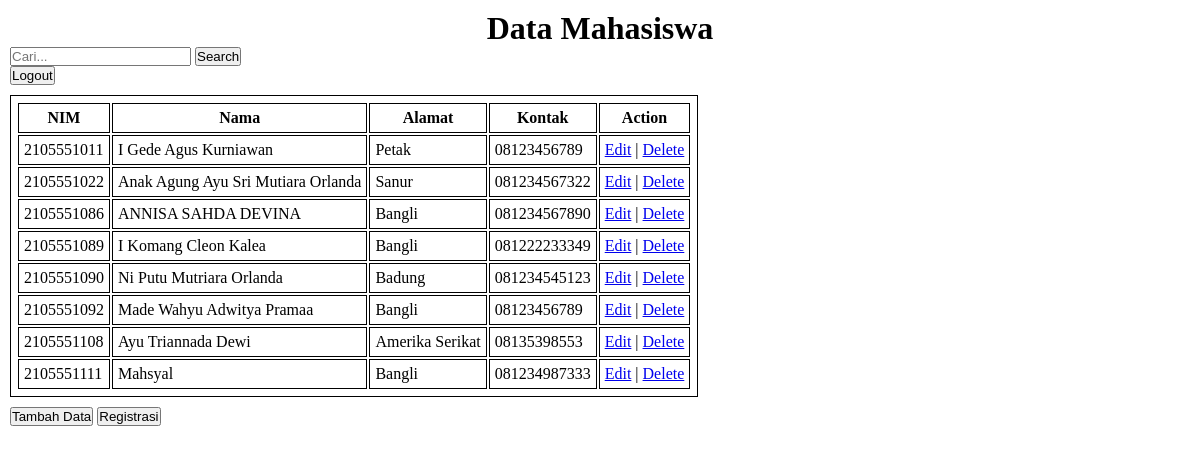
/php/index.php (signed in), run on the app's committed database.
### tables this page shows
CREATE TABLE `mahasiswa` (
  `NIM` int(11) NOT NULL,
  `Namamhs` varchar(255) DEFAULT NULL,
  `Alamatmhs` varchar(255) DEFAULT NULL,
  `Kontakmhs` varchar(20) DEFAULT NULL,
  PRIMARY KEY (`NIM`)
);

### php/fungsi.php (called while the page is built, shortened)
<?php
$host = "localhost";
$port = "3306";
$database = "prodi";
$username = "root";
$password = "";
$conn = mysqli_connect($host, $username, $password, $database, $port);
function query($query){
    global $conn;
    $sql = mysqli_query($conn, $query);
    $result = [];
    while ( $data = mysqli_fetch_array($sql) ) {
        $result[] = $data;
    }
    return $result;
}
?>

### php/index.php (the view, shortened to what this page needs)
<?php
    include "fungsi.php";
    $hasil = query(("SELECT * FROM mahasiswa"));
?>
<!DOCTYPE html>
<html lang="en">
<head>
    <link rel="stylesheet" href="/css/style.css">
    <link rel="stylesheet" href="/css/style.css">
</head>
<body>
    <div class="box">
        <h1 style="text-align:center;">Data Mahasiswa</h1>
        <form action="" method="post">
            <input type="text" placeholder="Cari..." name="cari" id="cari">
            <button type="submit" id="submit" name="submit">Search</button>
        </form>
        <a href="logout.php"><button>Logout</button></a>
        <table>
            <tr>
                <th>NIM</th>
                <th>Nama</th>
                <th>Alamat</th>
                <th>Kontak</th>
                <th>Action</th>
            </tr>
            <?php foreach ($hasil as $value) : ?>
            <tr>
                <td> <?= $value["NIM"]; ?> </td>
                <td> <?= $value["Namamhs"]; ?> </td>
                <td> <?= $value["Alamatmhs"]; ?> </td>
                <td> <?= $value["Kontakmhs"]; ?> </td>
                <td>
                    <a href="edit.php?NIM=<?=$value["NIM"];?>">Edit</a> |
                    <a href="hapus.php?NIM=<?=$value["NIM"];?>" onclick="return confirm('Yakin Mau Hapus?')">Delete</a>
                </td>
            </tr>
            <?php endforeach ?>
        </table>
        <a href="tambah.php"><button>Tambah Data</button></a>
        <a href="regist.php"><button>Registrasi</button></a>
    </div>
</body>
</html>

### css/style.css (style rules this page uses)
* { margin: 0px; padding: 0px; }
table, th, td { margin-top: 10px; border: 1px solid black; padding: 5px; margin-bottom: 10px; }
.box { padding: 10px; }

### data on the page
mahasiswa: NIM "2105551011", Namamhs "I Gede Agus Kurniawan", Alamatmhs "Petak", Kontakmhs "08123456789"
mahasiswa: NIM "2105551022", Namamhs "Anak Agung Ayu Sri Mutiara Orlanda", Alamatmhs "Sanur", Kontakmhs "081234567322"
mahasiswa: NIM "2105551086", Namamhs "ANNISA SAHDA DEVINA", Alamatmhs "Bangli", Kontakmhs "081234567890"
mahasiswa: NIM "2105551089", Namamhs "I Komang Cleon Kalea", Alamatmhs "Bangli", Kontakmhs "081222233349"
mahasiswa: NIM "2105551090", Namamhs "Ni Putu Mutriara Orlanda", Alamatmhs "Badung", Kontakmhs "081234545123"
mahasiswa: NIM "2105551092", Namamhs "Made Wahyu Adwitya Pramaa", Alamatmhs "Bangli", Kontakmhs "08123456789"
mahasiswa: NIM "2105551108", Namamhs "Ayu Triannada Dewi", Alamatmhs "Amerika Serikat", Kontakmhs "08135398553"
mahasiswa: NIM "2105551111", Namamhs "Mahsyal", Alamatmhs "Bangli", Kontakmhs "081234987333"
